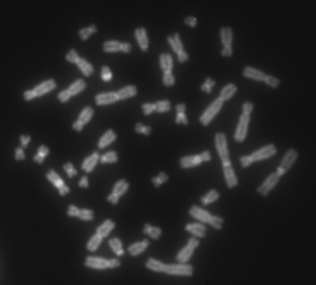
#> input picture Processamento de Imagens/Implementacoes/Implementacao 1 - Rotulacao/imgs/te1.png, 316 x 285 px
$ jupyter execute rotulacao.ipynb
#> lines starting #> are read from the running program, lines starting #| are printed output that depends on the picture; after the words box and inside, x2 and y2 are one past the last pixel; in counts of white or black regions, pixels touching at a corner belong together
#> in main, imagem is the input picture: shape (285, 316); min 13, max 222, mean 35.8
[cell 1]
import cv2
import numpy as np
import matplotlib.pyplot as plt

def transformar_em_binario(imagem, limiar=127):
    """
    Função para transformar a imagem em binária.
    :param imagem: Imagem em escala de cinza.
    :param limiar: Valor de limiar para binarização.
    :return: Imagem binária.
    """
#> called with limiar = 127
    _, imagem_binaria = cv2.threshold(imagem, limiar, 255, cv2.THRESH_BINARY)
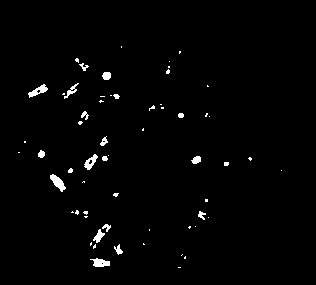
#> imagem_binaria: shape (285, 316); 1.5% white; 60 white regions (41 under 20 px), largest, box (x1, y1, x2, y2) and area: (50, 174, 66, 192) 137, (28, 84, 48, 98) 117, (90, 258, 110, 267) 117
    return imagem_binaria

def rotular_componentes_conectados(imagem_binaria):
    """
    Função para rotular componentes conectados com conectividade 4.
    :param imagem_binaria: Imagem binária.
    :return: Imagem rotulada.
    """
    linhas, colunas = imagem_binaria.shape
#> linhas = 285; colunas = 316
    rotulos = np.zeros_like(imagem_binaria, dtype=int)
    proximo_rotulo = 1
    equivalencia_rotulos = {}

    def encontrar_rotulo(rotulo):
        """
        Encontra a raiz do rótulo.
        :param rotulo: Rótulo atual.
        :return: Raiz do rótulo.
        """
        while rotulo in equivalencia_rotulos:
            rotulo = equivalencia_rotulos[rotulo]
        return rotulo

    def unir_rotulos(rotulo1, rotulo2):
        """
        Une dois rótulos em um único rótulo.
        :param rotulo1: Primeiro rótulo.
        :param rotulo2: Segundo rótulo.
        """
        raiz1 = encontrar_rotulo(rotulo1)
        raiz2 = encontrar_rotulo(rotulo2)
        if raiz1 != raiz2:
            equivalencia_rotulos[raiz2] = raiz1

    for i in range(linhas):
        for j in range(colunas):
            if imagem_binaria[i, j] == 255:  # Pixel é parte de um objeto
                rotulo_esquerda = rotulos[i, j - 1] if j > 0 else 0
                rotulo_acima = rotulos[i - 1, j] if i > 0 else 0

                if rotulo_esquerda == 0 and rotulo_acima == 0:
                    # Novo rótulo
                    rotulos[i, j] = proximo_rotulo
                    proximo_rotulo += 1
                elif rotulo_esquerda != 0 and rotulo_acima == 0:
                    # Somente o rótulo à esquerda existe
                    rotulos[i, j] = rotulo_esquerda
                elif rotulo_esquerda == 0 and rotulo_acima != 0:
                    # Somente o rótulo acima existe
                    rotulos[i, j] = rotulo_acima
                else:  # rotulo_esquerda != 0 e rotulo_acima != 0
                    if rotulo_esquerda == rotulo_acima:
                        rotulos[i, j] = rotulo_esquerda
                    else:
                        rotulos[i, j] = min(rotulo_esquerda, rotulo_acima)
                        unir_rotulos(rotulo_esquerda, rotulo_acima)
#> rotulos: shape (285, 316) int64; 156 distinct labels, from 0 to 155
#> after the loop, proximo_rotulo = 156

    # Corrigir rótulos equivalentes
    for i in range(linhas):
        for j in range(colunas):
            if rotulos[i, j] > 0:
                rotulos[i, j] = encontrar_rotulo(rotulos[i, j])
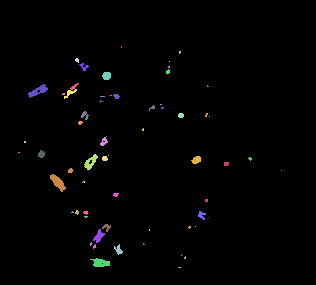
#> rotulos: shape (285, 316) int64; 66 distinct labels, from 0 to 155; one colour per label, 0 black

    return rotulos

def exibir_imagens(imagem_original, imagem_binaria, imagem_rotulada):
    """
    Função para exibir as imagens.
    :param imagem_original: Imagem original em escala de cinza.
    :param imagem_binaria: Imagem binária.
    :param imagem_rotulada: Imagem rotulada.
    """
    plt.figure(figsize=(15, 5))

    plt.subplot(1, 3, 1)
    plt.imshow(imagem_original, cmap='gray')
    plt.title('Imagem Original')
    plt.axis('off')

    plt.subplot(1, 3, 2)
    plt.imshow(imagem_binaria, cmap='gray')
    plt.title('Imagem Binária')
    plt.axis('off')

    plt.subplot(1, 3, 3)
    plt.imshow(imagem_rotulada, cmap='nipy_spectral')
    plt.title('Imagem Rotulada')
    plt.axis('off')

    plt.show()
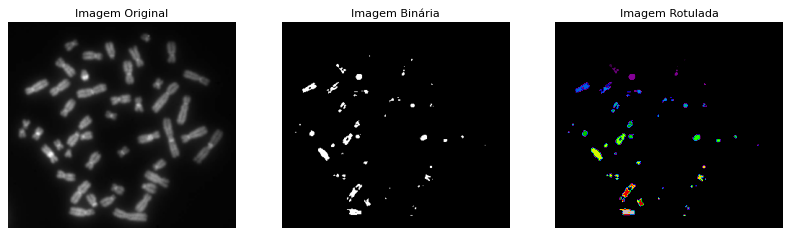
#> figure drawn by matplotlib, 3 panels

def main():
    """
    Função principal para carregar, processar e exibir as imagens.
    """
    caminho_imagem = "imgs/te1.png"  # Substitua pelo caminho da sua imagem
    imagem = cv2.imread(caminho_imagem, cv2.IMREAD_GRAYSCALE)

    if imagem is None:
        print("Erro ao carregar a imagem. Verifique o caminho.")
        return

    imagem_binaria = transformar_em_binario(imagem)
    imagem_rotulada = rotular_componentes_conectados(imagem_binaria)

    exibir_imagens(imagem, imagem_binaria, imagem_rotulada)

if __name__ == '__main__':
    main()
